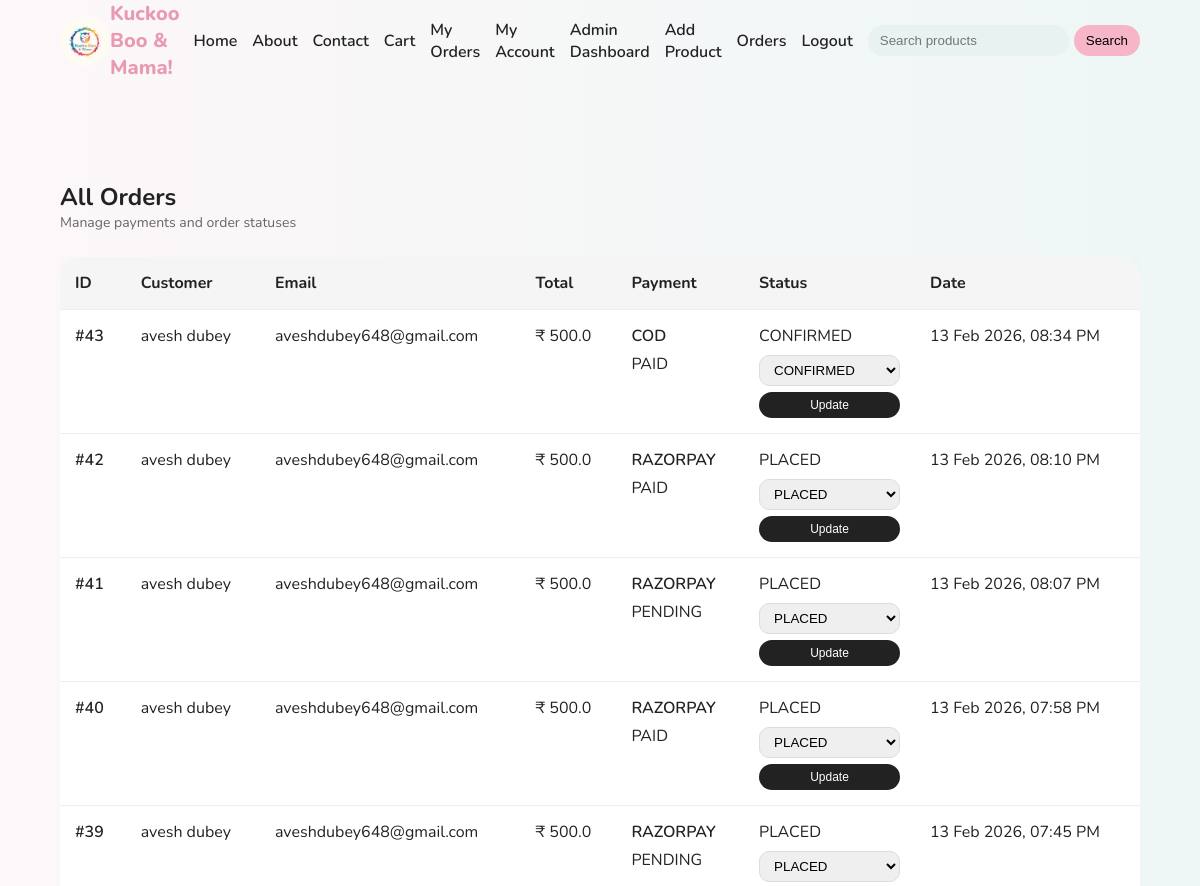
/admin/orders (signed in, upper part), run on an earlier commit of the app's database.
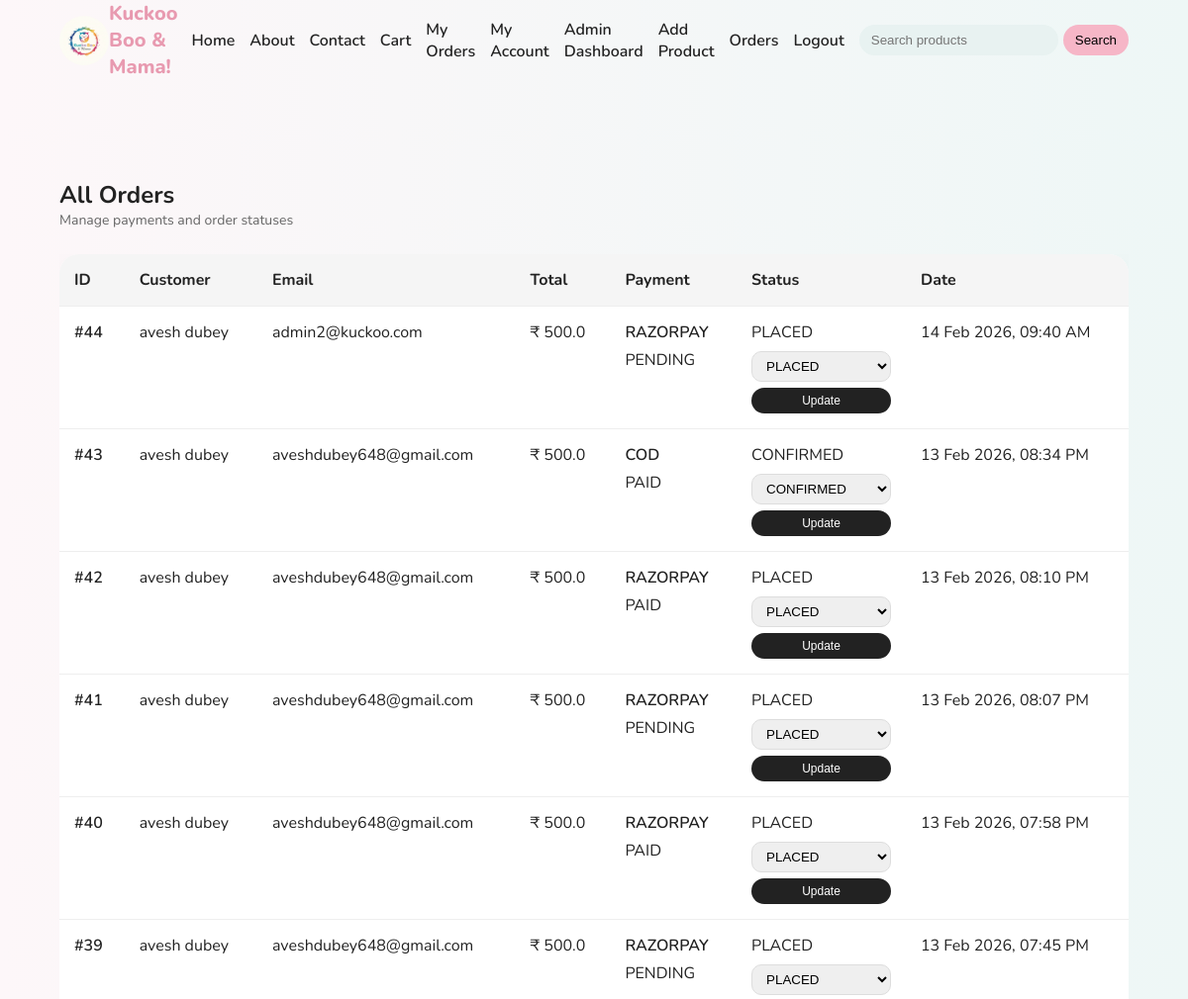
And on a later commit of the database.
### tables this page shows
CREATE TABLE orders (
        id INTEGER PRIMARY KEY AUTOINCREMENT,
        user_id INTEGER,
        total_amount REAL NOT NULL,
        payment_status TEXT,
        razorpay_order_id TEXT,
        created_at TIMESTAMP DEFAULT CURRENT_TIMESTAMP, payment_method TEXT, order_status TEXT DEFAULT 'PLACED', full_name TEXT, phone TEXT, address TEXT, city TEXT, state TEXT, pincode TEXT, review_reminder_sent INTEGER DEFAULT 0,
        FOREIGN KEY (user_id) REFERENCES users(id)
    );

CREATE TABLE users (
        id INTEGER PRIMARY KEY AUTOINCREMENT,
        name TEXT NOT NULL,
        email TEXT UNIQUE NOT NULL,
        password_hash TEXT NOT NULL,
        is_admin INTEGER DEFAULT 0,
        created_at TIMESTAMP DEFAULT CURRENT_TIMESTAMP
    , reset_token TEXT, reset_token_expiry INTEGER);

### routes/admin.py (the view)
@admin_bp.route("/orders")
def view_orders():
    if not admin_required():
        return redirect(url_for("auth.login"))
    conn = get_db_connection()
    orders = conn.execute(
        """
        SELECT
            orders.id,
            orders.total_amount,
            orders.payment_method,
            orders.payment_status,
            orders.order_status,
            orders.created_at,
            users.name AS customer_name,
            users.email AS customer_email
        FROM orders
        JOIN users ON orders.user_id = users.id
        ORDER BY orders.id DESC
        """
    ).fetchall()
    conn.close()
    formatted_orders = [
        {
            "id": o["id"],
            "customer_name": o["customer_name"],
            "customer_email": o["customer_email"],
            "total_amount": o["total_amount"],
            "payment_method": o["payment_method"],
            "payment_status": o["payment_status"],
            "order_status": o["order_status"],
            "created_at": datetime.fromtimestamp(o["created_at"]).strftime(
                "%d %b %Y, %I:%M %p"
            )
        }
        for o in orders
    ]
    return render_template("admin/orders.html", orders=formatted_orders)

### database/db.py (called while the page is built)
def get_db_connection():
    os.makedirs(os.path.dirname(Config.DATABASE_PATH), exist_ok=True)
    conn = sqlite3.connect(Config.DATABASE_PATH)
    conn.row_factory = sqlite3.Row
    return conn

### routes/admin.py (called while the page is built)
def admin_required():
    if not session.get("user_id"):
        return False
    conn = get_db_connection()
    user = conn.execute(
        "SELECT is_admin FROM users WHERE id = ?",
        (session["user_id"],)
    ).fetchone()
    conn.close()
    return user and int(user["is_admin"]) == 1

### templates/admin/orders.html (shortened to what this page needs)
{% extends "base.html" %}
{% block extra_css %}
<link rel="stylesheet" href="{{ url_for('static', filename='css/admin.css') }}">
{% endblock %}
{% block content %}
<section class="admin-section">
    <div class="admin-container">
        <div class="admin-header">
            <h1>All Orders</h1>
            <p>Manage payments and order statuses</p>
        </div>
        {% if orders %}
        <div class="table-wrapper">
            <table class="admin-table">
                <thead>
                    <tr>
                        <th>ID</th>
                        <th>Customer</th>
                        <th>Email</th>
                        <th>Total</th>
                        <th>Payment</th>
                        <th>Status</th>
                        <th>Date</th>
                    </tr>
                </thead>
                <tbody>
                    {% for order in orders %}
                    <tr>
                        <td>
                            <a href="{{ url_for('admin.order_detail', order_id=order.id) }}"
                               class="edit-link">
                                #{{ order.id }}
                            </a>
                        </td>
                        <td>{{ order.customer_name }}</td>
                        <td>{{ order.customer_email }}</td>
                        <td>₹ {{ order.total_amount }}</td>
                        <td>
                            <div class="payment-method">
                                {{ order.payment_method }}
                            </div>
                            <div class="payment-status-block">
                                {% if order.payment_status == "PAID" %}
                                    <span class="status-badge paid">
                                        PAID
                                    </span>
                                {% else %}
                                    <span class="status-badge pending">
                                        PENDING
                                    </span>
                                {% endif %}
                            </div>
                        </td>
                        <td>
                            <div class="current-status">
                                <span class="status-badge order-status">
                                    {{ order.order_status }}
                                </span>
                            </div>
                            <form
                                method="POST"
                                action="{{ url_for('admin.update_order_status', order_id=order.id) }}"
                                class="status-update-form"
                            >
                                <select
                                    id="status-{{ order.id }}"
                                    name="order_status"
                                    class="admin-select"
                                    required
                                >
                                    {% for s in ["PLACED","CONFIRMED","SHIPPED","DELIVERED","CANCELLED"] %}
                                        <option
                                            value="{{ s }}"
                                            {% if s == order.order_status %}selected{% endif %}
                                        >
                                            {{ s }}
                                        </option>
                                    {% endfor %}
                                </select>
                                <button type="submit" class="btn-admin-small">
                                    Update
                                </button>
                            </form>
                        </td>
                        <td>{{ order.created_at }}</td>
                    </tr>
                    {% endfor %}
                </tbody>
            </table>
        </div>
        {% else %}
            <p class="success-text">No orders yet.</p>
        {% endif %}
    </div>
</section>
{% endblock %}

What changed in the data, as far as the page shows it:
added orders: id "44", customer_name "avesh dubey", customer_email "admin2@kuckoo.com", total_amount "500.0", payment_method "RAZORPAY", payment_status "PENDING", order_status "PLACED", created_at "14 Feb 2026, 09:40 AM"
